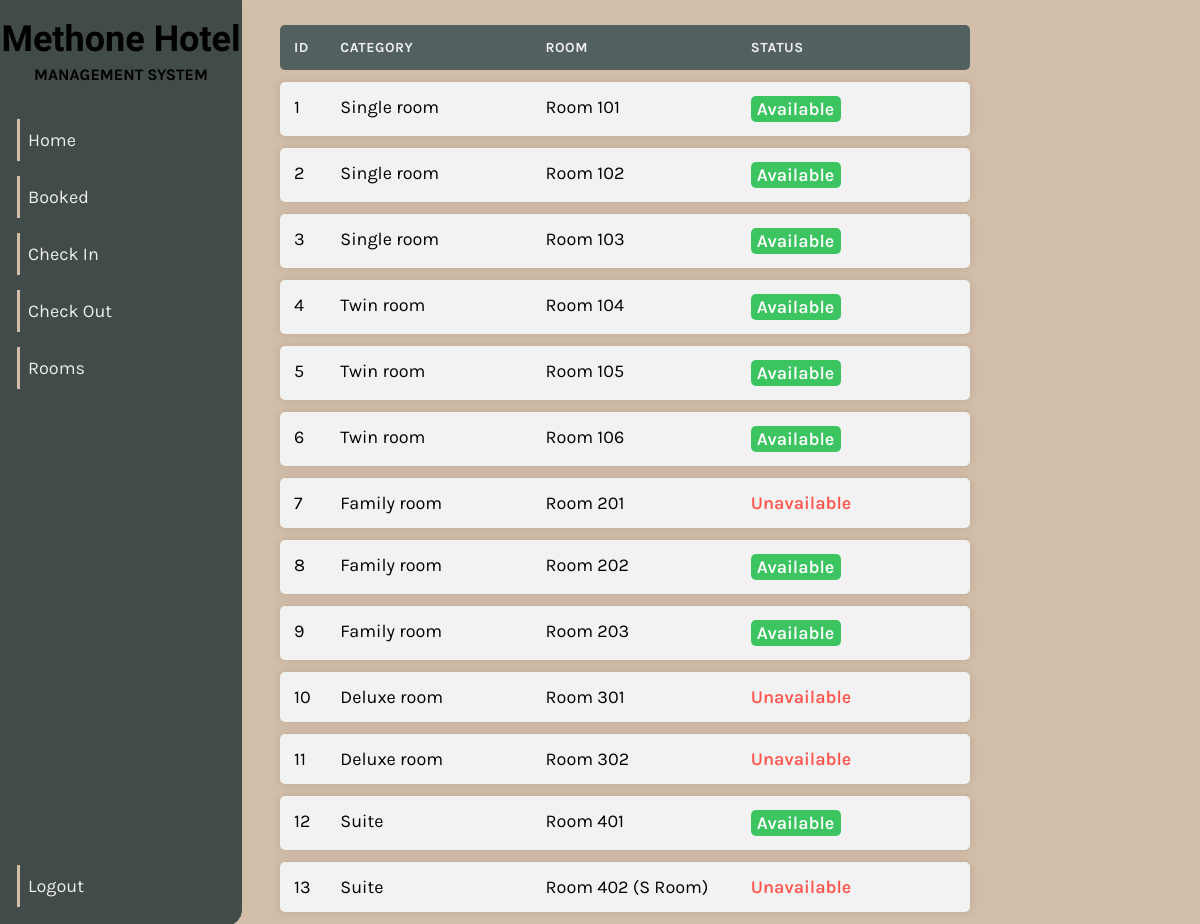
/admin/rooms.php (signed in), run on the app's committed database.
### tables this page shows
CREATE TABLE `rooms` (
  `id` int(30) NOT NULL,
  `room` varchar(30) NOT NULL,
  `category_id` int(30) NOT NULL,
  `status` int(30) NOT NULL DEFAULT 0 COMMENT '0 = Available , 1= Unvailables'
);

### admin/rooms.php (the view, shortened to what this page needs)
<?php
	include '../connect.php';
?>
<!DOCTYPE html>
<html>
<head>
	<link rel="stylesheet" href="style.css">
</head>
<body>
	<section id="left-bar">
		<h2>Methone Hotel</h2>
		<h3>MANAGEMENT SYSTEM</h3>
		<a href="index.php">Home</a>
		<a href="booked.php">Booked</a>
		<a href="check_in.php">Check In</a>
		<a href="check_out.php">Check Out</a>
		<a href="rooms.php">Rooms</a>
		<a href="logout.php">Logout</a>
	</section>
  <div class="container_rooms">
    <ul class="responsive-table-rooms" id="myUL">
      <li class="table-header">
        <div class="space3">ID</div>
        <div class="space2">Category</div>
        <div class="space2">Room</div>
        <div class="space2">Status</div>
      </li>
      <?php
      if ($dbc) {
        $query = "SELECT * FROM rooms";
        $result = mysqli_query($dbc,$query);
        if($result) {
          while($row = mysqli_fetch_array($result)) {
            echo "<li class='table-row'>
              <div class='space3'>".$row['id']."</div>
              <div class='space2'>";
							if($row['category_id']==1) {
								echo "Single room";
							} else if($row['category_id']==2) {
								echo "Twin room";
							} else if($row['category_id']==3) {
								echo "Deluxe room";
							} else if($row['category_id']==4) {
								echo "Family room";
							} else if($row['category_id']==5) {
								echo "Suite";
							}
							echo "</div>
              <div class='space2'>".$row['room']."</div>
              <div class='space2'>";
							if($row['status']==0) {
								echo "<p class='available_color'>Available</p>";
							} else if($row['status']==1) {
								echo "<p style='color:#FF554D;font-weight:600'>Unavailable</p>";
							}
							echo "</div>
            </li>";
        	}
      	}
			}?>
    </ul>
  </div>
</body>
</html>

### admin/style.css (style rules this page uses)
* { margin: 0; padding: 0; scroll-behavior: smooth; }
body { font-family: 'Karla'; background-color: #D1BDA8; height: auto; }
#left-bar { position: fixed; left: 0; top: 0; width: 240px; height: 100%; background-color: #404B4A; border: 1px solid #404B4A; border-bottom-right-radius: 16px; }
#left-bar h2 { font-family: 'Dancing Script'; font-size: 36px; margin-top: 17px; text-align: center; }
#left-bar h3 { margin-top: 5px; font-size: 16px; text-align: center; }
#left-bar a:first-of-type { margin-top: 35px; }
#left-bar a:last-of-type { position: absolute; bottom: 18px; }
#left-bar a { max-width: 120px; display: block; margin-top: 15px; margin-left: 16px; padding: 10px 0 10px 8px; font-size: 18px; text-decoration: none; color: #EEEEEE; border-left: 3px solid #D1BDA8; transition: 0.2s; }
.container_booked, .container_rooms { max-width: 950px; margin-left: 270px; margin-top: 35px; padding-left: 10px; padding-right: 10px; text-align: left; }
.responsive-table li, .responsive-table-rooms li { border-radius: 5px; padding: 15px; display: flex; margin-bottom: 16px; }
.table-header { background-color: #52605F; color: #EEEEEE; font-size: 14px; font-weight: 700; text-transform: uppercase; letter-spacing: 0.5px; }
.table-row { background-color: #F2F2F2; box-shadow: 0px 0px 9px 0px rgba(0,0,0,0.1); font-size: 18px; }
.container_rooms { max-width: 690px; margin-left: 280px; margin-top: 25px; padding: 0; }
.responsive-table-rooms li { padding: 14px; margin-bottom: 12px; }
.space2 { width: 31%; }
.space3 { width: 7%; }
.available_color { width: 78px; padding: 2px 6px; border-radius: 5px; background-color: #3BC45F; color: white; font-weight: 600; }

### data on the page
rooms: id "1", category_id "Single room", room "Room 101", status "Available"
rooms: id "2", category_id "Single room", room "Room 102", status "Available"
rooms: id "3", category_id "Single room", room "Room 103", status "Available"
rooms: id "4", category_id "Twin room", room "Room 104", status "Available"
rooms: id "5", category_id "Twin room", room "Room 105", status "Available"
rooms: id "6", category_id "Twin room", room "Room 106", status "Available"
rooms: id "7", category_id "Family room", room "Room 201", status "Unavailable"
rooms: id "8", category_id "Family room", room "Room 202", status "Available"
rooms: id "9", category_id "Family room", room "Room 203", status "Available"
rooms: id "10", category_id "Deluxe room", room "Room 301", status "Unavailable"
rooms: id "11", category_id "Deluxe room", room "Room 302", status "Unavailable"
rooms: id "12", category_id "Suite", room "Room 401", status "Available"
rooms: id "13", category_id "Suite", room "Room 402 (S Room)", status "Unavailable"
